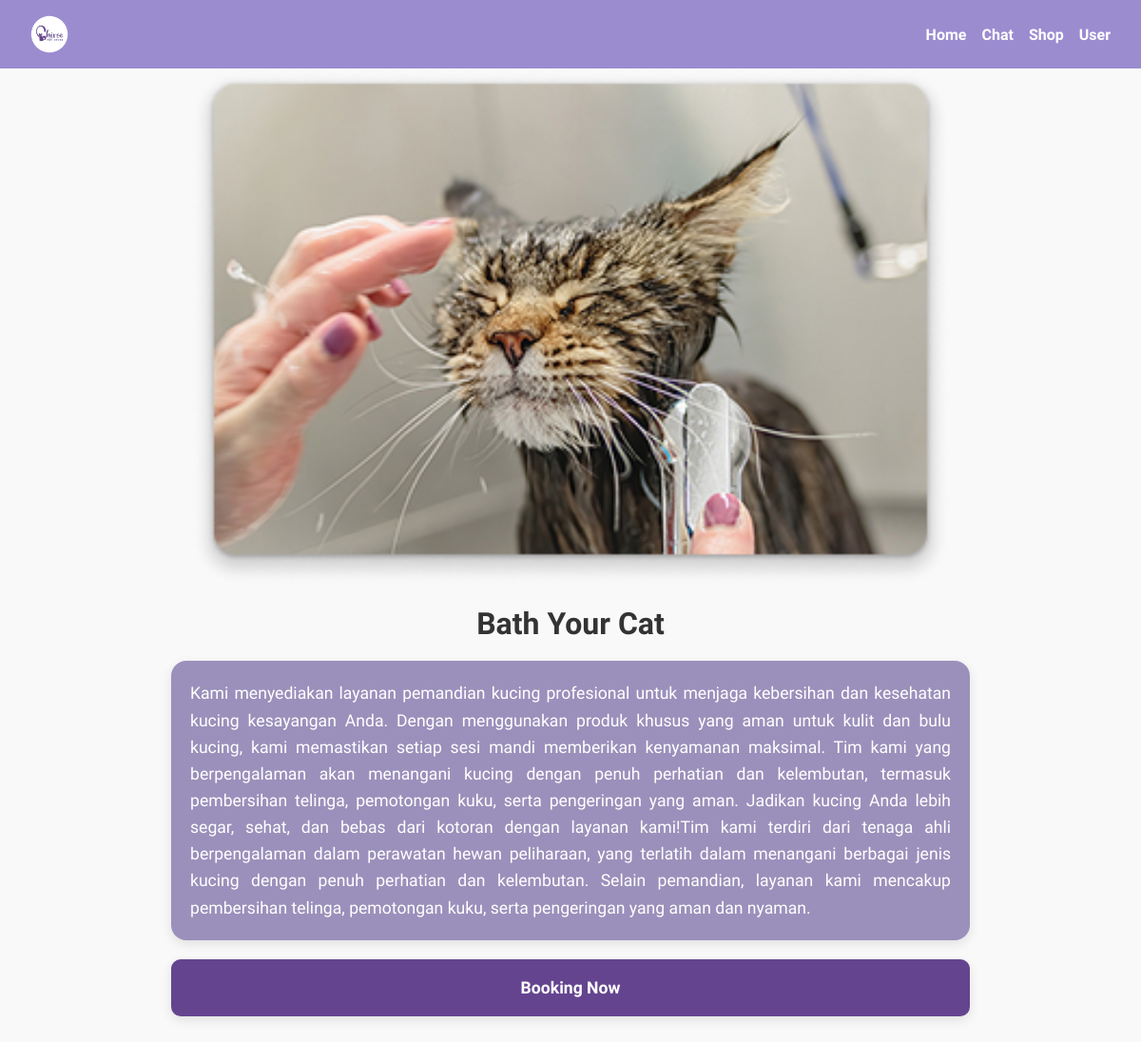
The page /php/booking-details.php?id=1 (signed in) on the database its author committed.
### tables this page shows
CREATE TABLE `booking_detail` (
  `id` int(11) NOT NULL,
  `name` varchar(100) NOT NULL,
  `description` text NOT NULL,
  `image` varchar(255) NOT NULL,
  `harga` int(11) NOT NULL DEFAULT 0
);

### php/booking-details.php (the view, shortened to what this page needs)
<?php
include 'db.php';
$id = isset($_GET['id']) ? (int)$_GET['id'] : 0;
$queryBooking = $conn->prepare("SELECT * FROM booking_detail WHERE id = ?");
$queryBooking->bind_param("i", $id);
$queryBooking->execute();
$resultBooking = $queryBooking->get_result();
$data = $resultBooking->fetch_assoc();
?>
<!DOCTYPE html>
<html lang="id">
<head>
    <link rel="stylesheet" href="../css/style.css?v=1.0" />
    <link rel="stylesheet" href="../css/booking-details.css?v=1.0" />
</head>
<body>
    <nav class="top-navbar">
        <div class="navbar-left">
            <img src="../img/logo-circle.png" alt="Shiroo Logo" class="logo" />
        </div>
        <div class="navbar-right" id="navbarMenu">
            <a href="../index.php" class="navbar-item">Home</a>
            <a href="coming-soon.php" class="navbar-item">Chat</a>
            <a href="shop.php" class="navbar-item">Shop</a>
            <a href="user.php" class="navbar-item">User</a>
        </div>
    </nav>
    <main class="page-content">
        <div class="booking-container">
            <img src="../img/booking-img/<?= htmlspecialchars($data['image']) ?>"
                alt="<?= htmlspecialchars($data['name']) ?>" />
            <h2><?= htmlspecialchars($data['name']) ?></h2>
            <div class="booking-desc">
                <p><?= nl2br(htmlspecialchars($data['description'])) ?></p>
            </div>
            <a href="booking-form.php?id=<?= $data['id'] ?>" class="booking-button">Booking Now</a>
        </div>
    </main>
</body>
</html>

### css/style.css (style rules this page uses)
:root { --color-button: #9b90bb; --color-button-hover: #7c74a6; --color-header: #64448f; --color-bg-gradient-start: #7b5cb7; --color-bg-gradient-end: #9b8cd0; }
body { margin: 0; padding: 0; background-color: var(--color-bg-gradient-start); box-sizing: border-box; font-family: "Inria Sans", sans-serif; }
.top-navbar { display: flex; justify-content: space-between; align-items: center; background-color: var(--color-bg-gradient-end); padding: 1rem 2rem; flex-wrap: wrap; }
.navbar-left { display: flex; align-items: center; }
.navbar-left, .navbar-right { display: flex; align-items: center; }
.navbar-right { gap: 20px; }
.logo { height: 40px; }
.navbar-right { display: flex; gap: 1rem; }
.navbar-item { color: white; text-decoration: none; font-weight: bold; transition: color 0.3s; }

### css/booking-details.css (style rules this page uses)
body { margin: 0; font-family: "Inria Sans", sans-serif; background-color: #f9f9f9; box-sizing: border-box; }
.page-content { display: flex; flex-direction: column; align-items: center; }
.booking-container { width: 100%; max-width: 800px; display: flex; flex-direction: column; align-items: center; }
.booking-container img { width: 100%; height: auto; object-fit: cover; border-radius: 12px; margin-bottom: 20px; }
h2 { font-size: 2rem; color: #333; text-align: center; margin: 0 0 20px 0; }
.booking-desc { width: 100%; background-color: var(--color-button); border-radius: 16px; padding: 20px; box-shadow: 0 4px 12px rgba(0, 0, 0, 0.1); margin-bottom: 20px; }
.booking-desc p { font-size: 1.1rem; color: #fff; margin: 0; line-height: 1.6; text-align: justify; }
.booking-button { display: block; width: 100%; background-color: var(--color-header); border: none; border-radius: 10px; padding: 20px 20px; text-align: center; text-decoration: none; color: white; font-size: 1.1rem; font-weight: bold; box-shadow: 0 4px 12px rgba(0, 0, 0, 0.1); transition: background-color 0.3s ease, transform 0.2s ease; margin-bottom: 40px; cursor: pointer; }

### rows shown on the page
booking_detail: image (picture), name "Bath Your Cat", description "Kami menyediakan layanan pemandian kucing profesional untuk menjaga kebersihan dan kesehatan kucing kesayangan Anda. Dengan menggunakan produk khusus yang aman untuk kulit dan bulu kucing, kami memastikan setiap sesi mandi memberikan kenyamanan maksimal. Tim kami yang berpengalaman akan menangani kucing dengan penuh perhatian dan kelembutan, termasuk pembersihan telinga, pemotongan kuku, serta pengeringan yang aman. Jadikan kucing Anda lebih segar, sehat, dan bebas dari kotoran dengan layanan kami!Tim kami terdiri dari tenaga ahli berpengalaman dalam perawatan hewan peliharaan, yang terlatih dalam menangani berbagai jenis kucing dengan penuh perhatian dan kelembutan. Selain pemandian,…"
